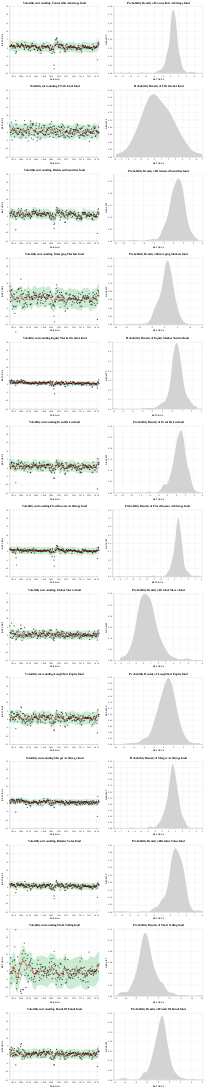

The cell this chart's notebook holds for it:
### Markdown cell above
In assessing each fund's risk profile independently, Locally Weighted Scatterplot Smoothing (LOWESS) algorithm was used to derive the following:
- Apply the algoirthm to get best estimate for a smoother line to understand trend based on historical returns
- Adding confidence interval bands to assess volatility and perform outlier detection 
- Pairing with probability density plot for returns distribution assessment
- Possible evaluation of fund manager's performance given objective of fund

### Code cell
lowness_density_visuals

### Figure 1 — Vega-Lite specification as saved in the notebook (floating-point values rounded to 4 significant figures; data arrays with more than 128 entries replaced by an {"elided": "..."} marker saying what was removed)
{"config": {"view": {"continuousWidth": 400, "continuousHeight": 300}}, "vconcat": [{"hconcat": [{"layer": [{"mark": {"type": "area", "color": "#009f29"}, "encoding": {"opacity": {"value": 0.2}, "x": {"field": "date", "title": "PERIOD", "type": "temporal"}, "y": {"field": "lower_band", "scale": {"domain": [-15, 25]}, "type": "quantitative"}, "y2": {"field": "upper_band"}}, "title": "Volatility surrounding Convertible Arbitrage fund"}, {"mark": {"type": "point", "color": "black", "filled": true}, "encoding": {"x": {"field": "date", "title": "PERIOD", "type": "temporal"}, "y": {"field": "return", "scale": {"domain": [-15, 25]}, "title": "RETURNS", "type": "quantitative"}}}, {"mark": {"type": "line", "color": "red"}, "encoding": {"x": {"field": "date", "title": "PERIOD", "type": "temporal"}, "y": {"field": "smooth_estimate", "scale": {"domain": [-15, 25]}, "title": "RETURNS", "type": "quantitative"}}}]}, {"mark": {"type": "area", "color": "lightgrey"}, "encoding": {"x": {"field": "RETURNS", "type": "quantitative"}, "y": {"field": "DENSITY", "type": "quantitative"}}, "title": "Probability Density of Convertible Arbitrage fund", "transform": [{"density": "return", "as": ["RETURNS", "DENSITY"]}]}], "data": {"name": "data-04fea35bdd3c8c0324f55ce1593ae53f"}}, {"hconcat": [{"layer": [{"mark": {"type": "area", "color": "#009f29"}, "encoding": {"opacity": {"value": 0.2}, "x": {"field": "date", "title": "PERIOD", "type": "temporal"}, "y": {"field": "lower_band", "scale": {"domain": [-15, 25]}, "type": "quantitative"}, "y2": {"field": "upper_band"}}, "title": "Volatility surrounding CTA Global fund"}, {"mark": {"type": "point", "color": "black", "filled": true}, "encoding": {"x": {"field": "date", "title": "PERIOD", "type": "temporal"}, "y": {"field": "return", "scale": {"domain": [-15, 25]}, "title": "RETURNS", "type": "quantitative"}}}, {"mark": {"type": "line", "color": "red"}, "encoding": {"x": {"field": "date", "title": "PERIOD", "type": "temporal"}, "y": {"field": "smooth_estimate", "scale": {"domain": [-15, 25]}, "title": "RETURNS", "type": "quantitative"}}}]}, {"mark": {"type": "area", "color": "lightgrey"}, "encoding": {"x": {"field": "RETURNS", "type": "quantitative"}, "y": {"field": "DENSITY", "type": "quantitative"}}, "title": "Probability Density of CTA Global fund", "transform": [{"density": "return", "as": ["RETURNS", "DENSITY"]}]}], "data": {"name": "data-387fde539a7f8164c18c00968f8dd77d"}}, {"hconcat": [{"layer": [{"mark": {"type": "area", "color": "#009f29"}, "encoding": {"opacity": {"value": 0.2}, "x": {"field": "date", "title": "PERIOD", "type": "temporal"}, "y": {"field": "lower_band", "scale": {"domain": [-15, 25]}, "type": "quantitative"}, "y2": {"field": "upper_band"}}, "title": "Volatility surrounding Distressed Securities fund"}, {"mark": {"type": "point", "color": "black", "filled": true}, "encoding": {"x": {"field": "date", "title": "PERIOD", "type": "temporal"}, "y": {"field": "return", "scale": {"domain": [-15, 25]}, "title": "RETURNS", "type": "quantitative"}}}, {"mark": {"type": "line", "color": "red"}, "encoding": {"x": {"field": "date", "title": "PERIOD", "type": "temporal"}, "y": {"field": "smooth_estimate", "scale": {"domain": [-15, 25]}, "title": "RETURNS", "type": "quantitative"}}}]}, {"mark": {"type": "area", "color": "lightgrey"}, "encoding": {"x": {"field": "RETURNS", "type": "quantitative"}, "y": {"field": "DENSITY", "type": "quantitative"}}, "title": "Probability Density of Distressed Securities fund", "transform": [{"density": "return", "as": ["RETURNS", "DENSITY"]}]}], "data": {"name": "data-860c74542b80013903b34f8a4e9b32b9"}}, {"hconcat": [{"layer": [{"mark": {"type": "area", "color": "#009f29"}, "encoding": {"opacity": {"value": 0.2}, "x": {"field": "date", "title": "PERIOD", "type": "temporal"}, "y": {"field": "lower_band", "scale": {"domain": [-15, 25]}, "type": "quantitative"}, "y2": {"field": "upper_band"}}, "title": "Volatility surrounding Emerging Markets fund"}, {"mark": {"type": "point", "color": "black", "filled": true}, "encoding": {"x": {"field": "date", "title": "PERIOD", "type": "temporal"}, "y": {"field": "return", "scale": {"domain": [-15, 25]}, "title": "RETURNS", "type": "quantitative"}}}, {"mark": {"type": "line", "color": "red"}, "encoding": {"x": {"field": "date", "title": "PERIOD", "type": "temporal"}, "y": {"field": "smooth_estimate", "scale": {"domain": [-15, 25]}, "title": "RETURNS", "type": "quantitative"}}}]}, {"mark": {"type": "area", "color": "lightgrey"}, "encoding": {"x": {"field": "RETURNS", "type": "quantitative"}, "y": {"field": "DENSITY", "type": "quantitative"}}, "title": "Probability Density of Emerging Markets fund", "transform": [{"density": "return", "as": ["RETURNS", "DENSITY"]}]}], "data": {"name": "data-1f611e913c102053ccf0ef70e4252f86"}}, {"hconcat": [{"layer": [{"mark": {"type": "area", "color": "#009f29"}, "encoding": {"opacity": {"value": 0.2}, "x": {"field": "date", "title": "PERIOD", "type": "temporal"}, "y": {"field": "lower_band", "scale": {"domain": [-15, 25]}, "type": "quantitative"}, "y2": {"field": "upper_band"}}, "title": "Volatility surrounding Equity Market Neutral fund"}, {"mark": {"type": "point", "color": "black", "filled": true}, "encoding": {"x": {"field": "date", "title": "PERIOD", "type": "temporal"}, "y": {"field": "return", "scale": {"domain": [-15, 25]}, "title": "RETURNS", "type": "quantitative"}}}, {"mark": {"type": "line", "color": "red"}, "encoding": {"x": {"field": "date", "title": "PERIOD", "type": "temporal"}, "y": {"field": "smooth_estimate", "scale": {"domain": [-15, 25]}, "title": "RETURNS", "type": "quantitative"}}}]}, {"mark": {"type": "area", "color": "lightgrey"}, "encoding": {"x": {"field": "RETURNS", "type": "quantitative"}, "y": {"field": "DENSITY", "type": "quantitative"}}, "title": "Probability Density of Equity Market Neutral fund", "transform": [{"density": "return", "as": ["RETURNS", "DENSITY"]}]}], "data": {"name": "data-4b534667686b75307308bf821529dec6"}}, {"hconcat": [{"layer": [{"mark": {"type": "area", "color": "#009f29"}, "encoding": {"opacity": {"value": 0.2}, "x": {"field": "date", "title": "PERIOD", "type": "temporal"}, "y": {"field": "lower_band", "scale": {"domain": [-15, 25]}, "type": "quantitative"}, "y2": {"field": "upper_band"}}, "title": "Volatility surrounding Event Driven fund"}, {"mark": {"type": "point", "color": "black", "filled": true}, "encoding": {"x": {"field": "date", "title": "PERIOD", "type": "temporal"}, "y": {"field": "return", "scale": {"domain": [-15, 25]}, "title": "RETURNS", "type": "quantitative"}}}, {"mark": {"type": "line", "color": "red"}, "encoding": {"x": {"field": "date", "title": "PERIOD", "type": "temporal"}, "y": {"field": "smooth_estimate", "scale": {"domain": [-15, 25]}, "title": "RETURNS", "type": "quantitative"}}}]}, {"mark": {"type": "area", "color": "lightgrey"}, "encoding": {"x": {"field": "RETURNS", "type": "quantitative"}, "y": {"field": "DENSITY", "type": "quantitative"}}, "title": "Probability Density of Event Driven fund", "transform": [{"density": "return", "as": ["RETURNS", "DENSITY"]}]}], "data": {"name": "data-adf5d28a901fcc67375ff11f29fbf5e1"}}, {"hconcat": [{"layer": [{"mark": {"type": "area", "color": "#009f29"}, "encoding": {"opacity": {"value": 0.2}, "x": {"field": "date", "title": "PERIOD", "type": "temporal"}, "y": {"field": "lower_band", "scale": {"domain": [-15, 25]}, "type": "quantitative"}, "y2": {"field": "upper_band"}}, "title": "Volatility surrounding Fixed Income Arbitrage fund"}, {"mark": {"type": "point", "color": "black", "filled": true}, "encoding": {"x": {"field": "date", "title": "PERIOD", "type": "temporal"}, "y": {"field": "return", "scale": {"domain": [-15, 25]}, "title": "RETURNS", "type": "quantitative"}}}, {"mark": {"type": "line", "color": "red"}, "encoding": {"x": {"field": "date", "title": "PERIOD", "type": "temporal"}, "y": {"field": "smooth_estimate", "scale": {"domain": [-15, 25]}, "title": "RETURNS", "type": "quantitative"}}}]}, {"mark": {"type": "area", "color": "lightgrey"}, "encoding": {"x": {"field": "RETURNS", "type": "quantitative"}, "y": {"field": "DENSITY", "type": "quantitative"}}, "title": "Probability Density of Fixed Income Arbitrage fund", "transform": [{"density": "return", "as": ["RETURNS", "DENSITY"]}]}], "data": {"name": "data-3bf784c44862992abb6f59f6642796bb"}}, {"hconcat": [{"layer": [{"mark": {"type": "area", "color": "#009f29"}, "encoding": {"opacity": {"value": 0.2}, "x": {"field": "date", "title": "PERIOD", "type": "temporal"}, "y": {"field": "lower_band", "scale": {"domain": [-15, 25]}, "type": "quantitative"}, "y2": {"field": "upper_band"}}, "title": "Volatility surrounding Global Macro fund"}, {"mark": {"type": "point", "color": "black", "filled": true}, "encoding": {"x": {"field": "date", "title": "PERIOD", "type": "temporal"}, "y": {"field": "return", "scale": {"domain": [-15, 25]}, "title": "RETURNS", "type": "quantitative"}}}, {"mark": {"type": "line", "color": "red"}, "encoding": {"x": {"field": "date", "title": "PERIOD", "type": "temporal"}, "y": {"field": "smooth_estimate", "scale": {"domain": [-15, 25]}, "title": "RETURNS", "type": "quantitative"}}}]}, {"mark": {"type": "area", "color": "lightgrey"}, "encoding": {"x": {"field": "RETURNS", "type": "quantitative"}, "y": {"field": "DENSITY", "type": "quantitative"}}, "title": "Probability Density of Global Macro fund", "transform": [{"density": "return", "as": ["RETURNS", "DENSITY"]}]}], "data": {"name": "data-ced03328104e3a45653066a0ad3d5c9c"}}, {"hconcat": [{"layer": [{"mark": {"type": "area", "color": "#009f29"}, "encoding": {"opacity": {"value": 0.2}, "x": {"field": "date", "title": "PERIOD", "type": "temporal"}, "y": {"field": "lower_band", "scale": {"domain": [-15, 25]}, "type": "quantitative"}, "y2": {"field": "upper_band"}}, "title": "Volatility surrounding Long/Short Equity fund"}, {"mark": {"type": "point", "color": "black", "filled": true}, "encoding": {"x": {"field": "date", "title": "PERIOD", "type": "temporal"}, "y": {"field": "return", "scale": {"domain": [-15, 25]}, "title": "RETURNS", "type": "quantitative"}}}, {"mark": {"type": "line", "color": "red"}, "encoding": {"x": {"field": "date", "title": "PERIOD", "type": "temporal"}, "y": {"field": "smooth_estimate", "scale": {"domain": [-15, 25]}, "title": "RETURNS", "type": "quantitative"}}}]}, {"mark": {"type": "area", "color": "lightgrey"}, "encoding": {"x": {"field": "RETURNS", "type": "quantitative"}, "y": {"field": "DENSITY", "type": "quantitative"}}, "title": "Probability Density of Long/Short Equity fund", "transform": [{"density": "return", "as": ["RETURNS", "DENSITY"]}]}], "data": {"name": "data-09f9d7558a80dedd8684a5b07106a5f3"}}, {"hconcat": [{"layer": [{"mark": {"type": "area", "color": "#009f29"}, "encoding": {"opacity": {"value": 0.2}, "x": {"field": "date", "title": "PERIOD", "type": "temporal"}, "y": {"field": "lower_band", "scale": {"domain": [-15, 25]}, "type": "quantitative"}, "y2": {"field": "upper_band"}}, "title": "Volatility surrounding Merger Arbitrage fund"}, {"mark": {"type": "point", "color": "black", "filled": true}, "encoding": {"x": {"field": "date", "title": "PERIOD", "type": "temporal"}, "y": {"field": "return", "scale": {"domain": [-15, 25]}, "title": "RETURNS", "type": "quantitative"}}}, {"mark": {"type": "line", "color": "red"}, "encoding": {"x": {"field": "date", "title": "PERIOD", "type": "temporal"}, "y": {"field": "smooth_estimate", "scale": {"domain": [-15, 25]}, "title": "RETURNS", "type": "quantitative"}}}]}, {"mark": {"type": "area", "color": "lightgrey"}, "encoding": {"x": {"field": "RETURNS", "type": "quantitative"}, "y": {"field": "DENSITY", "type": "quantitative"}}, "title": "Probability Density of Merger Arbitrage fund", "transform": [{"density": "return", "as": ["RETURNS", "DENSITY"]}]}], "data": {"name": "data-931df2f877c0fc62225b9d47914d2b28"}}, {"hconcat": [{"layer": [{"mark": {"type": "area", "color": "#009f29"}, "encoding": {"opacity": {"value": 0.2}, "x": {"field": "date", "title": "PERIOD", "type": "temporal"}, "y": {"field": "lower_band", "scale": {"domain": [-15, 25]}, "type": "quantitative"}, "y2": {"field": "upper_band"}}, "title": "Volatility surrounding Relative Value fund"}, {"mark": {"type": "point", "color": "black", "filled": true}, "encoding": {"x": {"field": "date", "title": "PERIOD", "type": "temporal"}, "y": {"field": "return", "scale": {"domain": [-15, 25]}, "title": "RETURNS", "type": "quantitative"}}}, {"mark": {"type": "line", "color": "red"}, "encoding": {"x": {"field": "date", "title": "PERIOD", "type": "temporal"}, "y": {"field": "smooth_estimate", "scale": {"domain": [-15, 25]}, "title": "RETURNS", "type": "quantitative"}}}]}, {"mark": {"type": "area", "color": "lightgrey"}, "encoding": {"x": {"field": "RETURNS", "type": "quantitative"}, "y": {"field": "DENSITY", "type": "quantitative"}}, "title": "Probability Density of Relative Value fund", "transform": [{"density": "return", "as": ["RETURNS", "DENSITY"]}]}], "data": {"name": "data-2030949b7aa4af724a4ae6bb986df3f5"}}, {"hconcat": [{"layer": [{"mark": {"type": "area", "color": "#009f29"}, "encoding": {"opacity": {"value": 0.2}, "x": {"field": "date", "title": "PERIOD", "type": "temporal"}, "y": {"field": "lower_band", "scale": {"domain": [-15, 25]}, "type": "quantitative"}, "y2": {"field": "upper_band"}}, "title": "Volatility surrounding Short Selling fund"}, {"mark": {"type": "point", "color": "black", "filled": true}, "encoding": {"x": {"field": "date", "title": "PERIOD", "type": "temporal"}, "y": {"field": "return", "scale": {"domain": [-15, 25]}, "title": "RETURNS", "type": "quantitative"}}}, {"mark": {"type": "line", "color": "red"}, "encoding": {"x": {"field": "date", "title": "PERIOD", "type": "temporal"}, "y": {"field": "smooth_estimate", "scale": {"domain": [-15, 25]}, "title": "RETURNS", "type": "quantitative"}}}]}, {"mark": {"type": "area", "color": "lightgrey"}, "encoding": {"x": {"field": "RETURNS", "type": "quantitative"}, "y": {"field": "DENSITY", "type": "quantitative"}}, "title": "Probability Density of Short Selling fund", "transform": [{"density": "return", "as": ["RETURNS", "DENSITY"]}]}], "data": {"name": "data-a6f8c937f55f61cb49c3574ad1b78a9c"}}, {"hconcat": [{"layer": [{"mark": {"type": "area", "color": "#009f29"}, "encoding": {"opacity": {"value": 0.2}, "x": {"field": "date", "title": "PERIOD", "type": "temporal"}, "y": {"field": "lower_band", "scale": {"domain": [-15, 25]}, "type": "quantitative"}, "y2": {"field": "upper_band"}}, "title": "Volatility surrounding Funds Of Funds fund"}, {"mark": {"type": "point", "color": "black", "filled": true}, "encoding": {"x": {"field": "date", "title": "PERIOD", "type": "temporal"}, "y": {"field": "return", "scale": {"domain": [-15, 25]}, "title": "RETURNS", "type": "quantitative"}}}, {"mark": {"type": "line", "color": "red"}, "encoding": {"x": {"field": "date", "title": "PERIOD", "type": "temporal"}, "y": {"field": "smooth_estimate", "scale": {"domain": [-15, 25]}, "title": "RETURNS", "type": "quantitative"}}}]}, {"mark": {"type": "area", "color": "lightgrey"}, "encoding": {"x": {"field": "RETURNS", "type": "quantitative"}, "y": {"field": "DENSITY", "type": "quantitative"}}, "title": "Probability Density of Funds Of Funds fund", "transform": [{"density": "return", "as": ["RETURNS", "DENSITY"]}]}], "data": {"name": "data-95dd314c0155c787fff35dfb7230c9f1"}}], "$schema": "https://vega.github.io/schema/vega-lite/v4.17.0.json", "datasets": {"data-04fea35bdd3c8c0324f55ce1593ae53f": {"elided": "284 records"}, "data-387fde539a7f8164c18c00968f8dd77d": {"elided": "284 records"}, "data-860c74542b80013903b34f8a4e9b32b9": {"elided": "284 records"}, "data-1f611e913c102053ccf0ef70e4252f86": {"elided": "284 records"}, "data-4b534667686b75307308bf821529dec6": {"elided": "284 records"}, "data-adf5d28a901fcc67375ff11f29fbf5e1": {"elided": "284 records"}, "data-3bf784c44862992abb6f59f6642796bb": {"elided": "284 records"}, "data-ced03328104e3a45653066a0ad3d5c9c": {"elided": "284 records"}, "data-09f9d7558a80dedd8684a5b07106a5f3": {"elided": "284 records"}, "data-931df2f877c0fc62225b9d47914d2b28": {"elided": "284 records"}, "data-2030949b7aa4af724a4ae6bb986df3f5": {"elided": "284 records"}, "data-a6f8c937f55f61cb49c3574ad1b78a9c": {"elided": "282 records"}, "data-95dd314c0155c787fff35dfb7230c9f1": {"elided": "284 records"}}}
